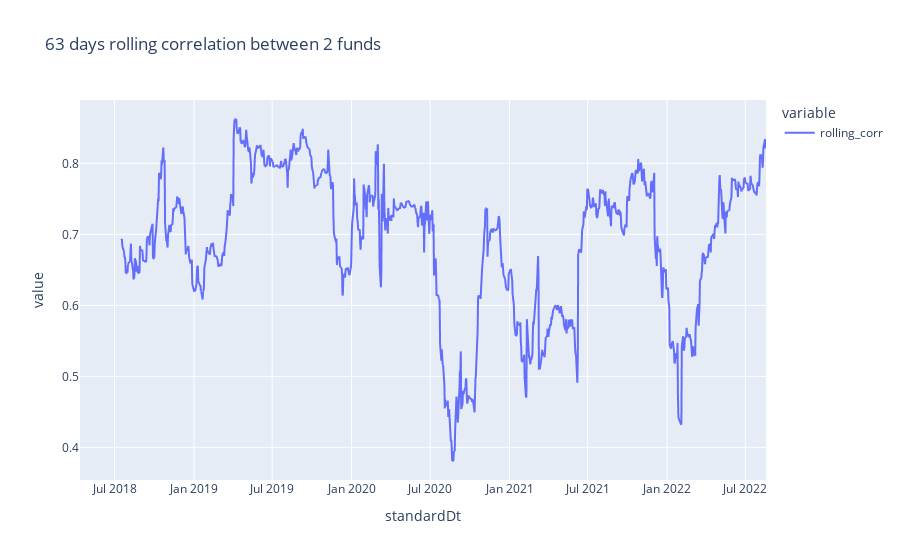

The code cell stored with this chart in its notebook:
### Code cell
px.line(fundAB_ret_df.rolling_corr, title=f"{rolling_days} days rolling correlation between 2 funds")

### Figure 1 — Plotly figure (JSON) as saved in the notebook; plotly's stock layout.template omitted (floating-point values rounded to 4 significant figures; data arrays with more than 128 entries replaced by an {"elided": "..."} marker saying what was removed)
{"data": [{"hovertemplate": "variable=rolling_corr<br>standardDt=%{x}<br>value=%{y}<extra></extra>", "legendgroup": "rolling_corr", "line": {"color": "#636efa", "dash": "solid"}, "marker": {"symbol": "circle"}, "mode": "lines", "name": "rolling_corr", "showlegend": true, "type": "scattergl", "x": {"elided": "1076 str values"}, "xaxis": "x", "y": {"elided": "1076 float values"}, "yaxis": "y"}], "layout": {"legend": {"title": {"text": "variable"}, "tracegroupgap": 0}, "title": {"text": "63 days rolling correlation between 2 funds"}, "xaxis": {"anchor": "y", "domain": [0, 1], "title": {"text": "standardDt"}}, "yaxis": {"anchor": "x", "domain": [0, 1], "title": {"text": "value"}}}}
